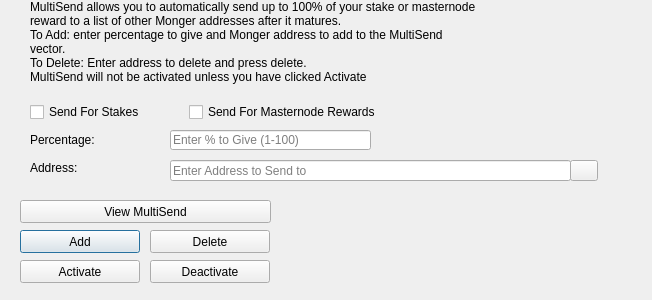
<?xml version="1.0" encoding="UTF-8"?>
<ui version="4.0">
 <class>MultiSendDialog</class>
 <widget class="QDialog" name="MultiSendDialog">
  <property name="windowModality">
   <enum>Qt::NonModal</enum>
  </property>
  <property name="geometry">
   <rect>
    <x>0</x>
    <y>0</y>
    <width>652</width>
    <height>300</height>
   </rect>
  </property>
  <property name="windowTitle">
   <string>MultiSend</string>
  </property>
  <widget class="QLineEdit" name="multiSendPercentEdit">
   <property name="geometry">
    <rect>
     <x>170</x>
     <y>130</y>
     <width>201</width>
     <height>20</height>
    </rect>
   </property>
   <property name="toolTip">
    <string>Enter whole numbers 1 - 100</string>
   </property>
   <property name="placeholderText">
    <string>Enter % to Give (1-100)</string>
   </property>
  </widget>
  <widget class="QLineEdit" name="multiSendAddressEdit">
   <property name="geometry">
    <rect>
     <x>170</x>
     <y>160</y>
     <width>401</width>
     <height>21</height>
    </rect>
   </property>
   <property name="toolTip">
    <string/>
   </property>
   <property name="placeholderText">
    <string>Enter Address to Send to</string>
   </property>
  </widget>
  <widget class="QLabel" name="label_2">
   <property name="geometry">
    <rect>
     <x>30</x>
     <y>0</y>
     <width>451</width>
     <height>121</height>
    </rect>
   </property>
   <property name="lineWidth">
    <number>1</number>
   </property>
   <property name="text">
    <string>MultiSend allows you to automatically send up to 100% of your stake or masternode reward to a list of other Monger addresses after it matures.
To Add: enter percentage to give and Monger address to add to the MultiSend vector.
To Delete: Enter address to delete and press delete.
MultiSend will not be activated unless you have clicked Activate</string>
   </property>
   <property name="alignment">
    <set>Qt::AlignLeading|Qt::AlignLeft|Qt::AlignTop</set>
   </property>
   <property name="wordWrap">
    <bool>true</bool>
   </property>
  </widget>
  <widget class="QLabel" name="message">
   <property name="geometry">
    <rect>
     <x>290</x>
     <y>200</y>
     <width>351</width>
     <height>91</height>
    </rect>
   </property>
   <property name="text">
    <string/>
   </property>
  </widget>
  <widget class="QPushButton" name="addButton">
   <property name="geometry">
    <rect>
     <x>20</x>
     <y>230</y>
     <width>120</width>
     <height>23</height>
    </rect>
   </property>
   <property name="toolTip">
    <string/>
   </property>
   <property name="statusTip">
    <string>Add to MultiSend Vector</string>
   </property>
   <property name="text">
    <string>Add</string>
   </property>
  </widget>
  <widget class="QPushButton" name="disableButton">
   <property name="geometry">
    <rect>
     <x>150</x>
     <y>260</y>
     <width>120</width>
     <height>23</height>
    </rect>
   </property>
   <property name="statusTip">
    <string>Deactivate MultiSend</string>
   </property>
   <property name="text">
    <string>Deactivate</string>
   </property>
  </widget>
  <widget class="QPushButton" name="addressBookButton">
   <property name="geometry">
    <rect>
     <x>570</x>
     <y>160</y>
     <width>28</width>
     <height>21</height>
    </rect>
   </property>
   <property name="toolTip">
    <string>Choose an address from the address book</string>
   </property>
   <property name="text">
    <string/>
   </property>
   <property name="icon">
    <iconset resource="../Monger.qrc">
     <normaloff>:/icons/address-book</normaloff>:/icons/address-book</iconset>
   </property>
   <property name="shortcut">
    <string>Alt+A</string>
   </property>
   <property name="autoDefault">
    <bool>false</bool>
   </property>
  </widget>
  <widget class="QLabel" name="label">
   <property name="geometry">
    <rect>
     <x>30</x>
     <y>130</y>
     <width>121</width>
     <height>20</height>
    </rect>
   </property>
   <property name="toolTip">
    <string>Percentage of stake to send</string>
   </property>
   <property name="text">
    <string>Percentage:</string>
   </property>
  </widget>
  <widget class="QLabel" name="label_5">
   <property name="geometry">
    <rect>
     <x>30</x>
     <y>160</y>
     <width>111</width>
     <height>16</height>
    </rect>
   </property>
   <property name="toolTip">
    <string>Address to send portion of stake to</string>
   </property>
   <property name="text">
    <string>Address:</string>
   </property>
  </widget>
  <widget class="QPushButton" name="deleteButton">
   <property name="geometry">
    <rect>
     <x>150</x>
     <y>230</y>
     <width>120</width>
     <height>23</height>
    </rect>
   </property>
   <property name="toolTip">
    <string/>
   </property>
   <property name="statusTip">
    <string>Delete Address From MultiSend Vector</string>
   </property>
   <property name="text">
    <string>Delete</string>
   </property>
  </widget>
  <widget class="QPushButton" name="activateButton">
   <property name="geometry">
    <rect>
     <x>20</x>
     <y>260</y>
     <width>120</width>
     <height>23</height>
    </rect>
   </property>
   <property name="statusTip">
    <string>Activate MultiSend</string>
   </property>
   <property name="text">
    <string>Activate</string>
   </property>
  </widget>
  <widget class="QPushButton" name="viewButton">
   <property name="geometry">
    <rect>
     <x>20</x>
     <y>200</y>
     <width>251</width>
     <height>23</height>
    </rect>
   </property>
   <property name="toolTip">
    <string/>
   </property>
   <property name="statusTip">
    <string>View MultiSend Vector</string>
   </property>
   <property name="text">
    <string>View MultiSend</string>
   </property>
  </widget>
  <widget class="QWidget" name="horizontalLayoutWidget">
   <property name="geometry">
    <rect>
     <x>30</x>
     <y>100</y>
     <width>351</width>
     <height>24</height>
    </rect>
   </property>
   <layout class="QHBoxLayout" name="horizontalLayout">
    <item>
     <widget class="QCheckBox" name="multiSendStakeCheckBox">
      <property name="text">
       <string>Send For Stakes</string>
      </property>
     </widget>
    </item>
    <item>
     <widget class="QCheckBox" name="multiSendMasternodeCheckBox">
      <property name="text">
       <string>Send For Masternode Rewards</string>
      </property>
     </widget>
    </item>
   </layout>
  </widget>
 </widget>
 <resources>
  <include location="../Monger.qrc"/>
 </resources>
 <connections/>
</ui>
